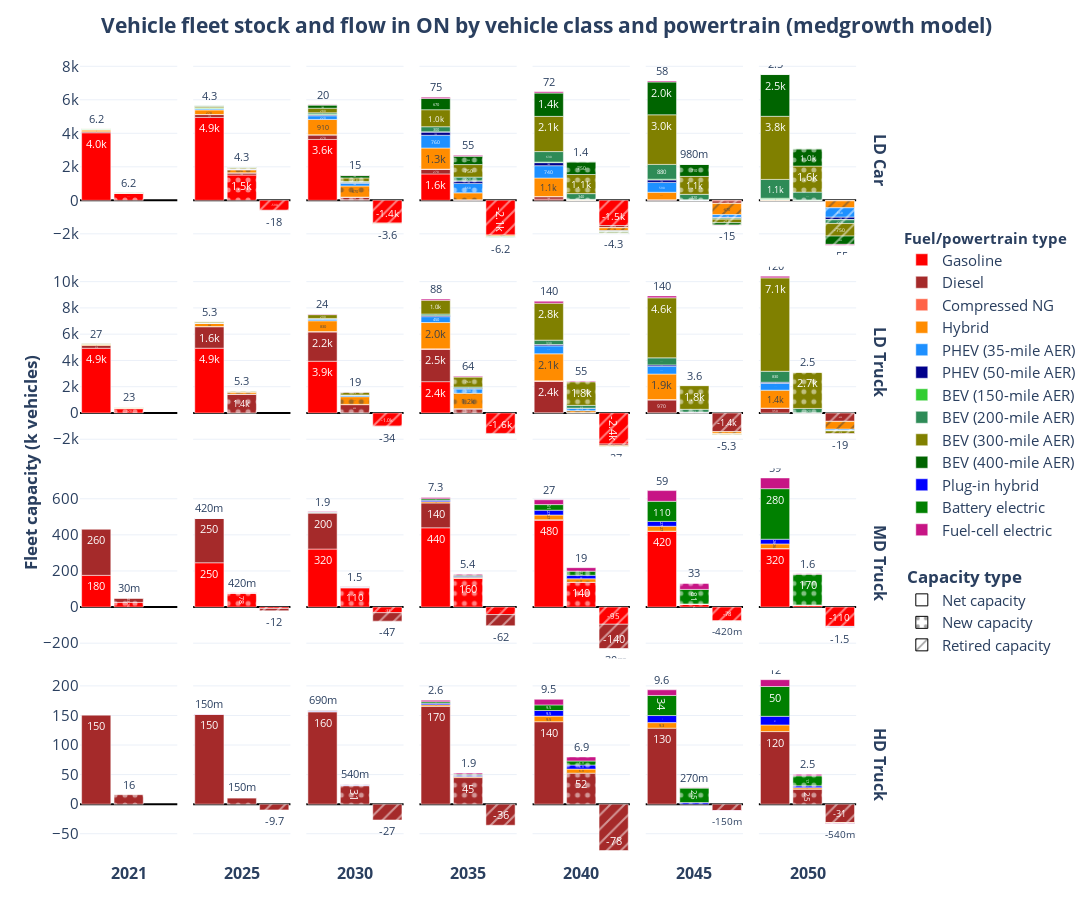

The code cell stored with this chart in its notebook:
### Code cell
plot_capacity_flow(
    db_variant='medgrowth', 
    scenario='medgrowth', 
    scenario_title='medgrowth model',
)
